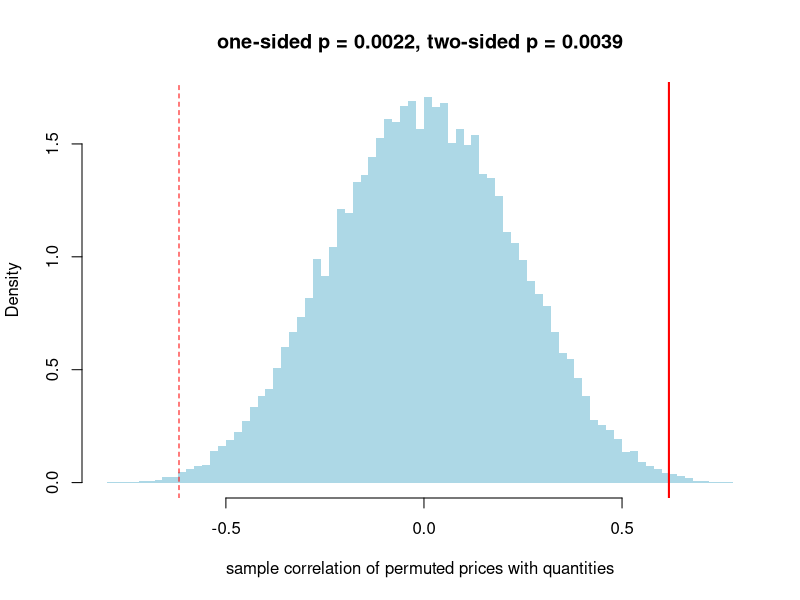

The R script that drew this image:
# Randomization test for correlation: Monte Carlo null distribution of r.
set.seed(123456)
price <- c(5.0, 4.8, 4.7, 4.0, 5.3, 4.1, 5.5, 4.7, 3.3, 4.0,
           4.0, 4.6, 5.3, 3.0, 3.5, 3.9, 4.7, 5.0, 5.2, 4.6)
quantity <- c(60, 59, 58, 47, 65, 48, 67, 70, 55, 63,
              62, 65, 71, 56, 59, 60, 74, 77, 78, 62)
nrep <- 50000
r_obs <- cor(price, quantity)
r_perm <- replicate(nrep, cor(sample(price), quantity))
p_one <- mean(r_perm >= r_obs)
p_two <- mean(abs(r_perm) >= abs(r_obs))

hist(r_perm, breaks = 60, freq = FALSE, col = "lightblue", border = NA,
     xlab = "sample correlation of permuted prices with quantities",
     main = sprintf("one-sided p = %.4f, two-sided p = %.4f", p_one, p_two))
abline(v = r_obs, col = "red", lwd = 2)
abline(v = -r_obs, col = "red", lty = 2)
